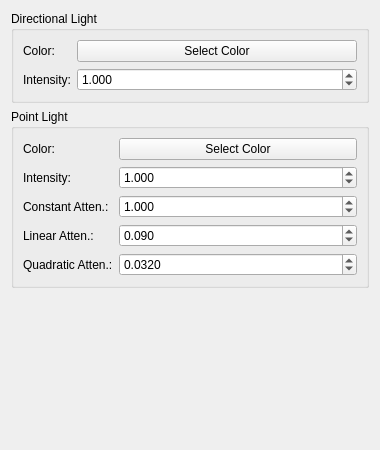
<?xml version="1.0" encoding="UTF-8"?>
<ui version="4.0">
    <author/>
    <comment/>
    <exportmacro/>
    <class>LightEditor</class>
    <widget class="QWidget" name="LightEditor">
        <property name="geometry">
            <rect>
                <x>0</x>
                <y>0</y>
                <width>380</width>
                <height>450</height>
            </rect>
        </property>
        <property name="windowTitle">
            <string>LightEditor</string>
        </property>
        <layout class="QVBoxLayout" name="verticalLayout_Main">
            <item>
                <widget class="QGroupBox" name="groupBoxDirectionalLight">
                    <property name="title">
                        <string>Directional Light</string>
                    </property>
                    <layout class="QFormLayout" name="formLayoutDir">
                        <item row="0" column="0">
                            <widget class="QLabel" name="labelDirColor">
                                <property name="text">
                                    <string>Color:</string>
                                </property>
                            </widget>
                        </item>
                        <item row="0" column="1">
                            <widget class="QPushButton" name="buttonColorDir">
                                <property name="text">
                                    <string>Select Color</string>
                                </property>
                                <property name="autoFillBackground">
                                    <bool>true</bool>
                                </property>
                                <property name="flat">
                                    <bool>false</bool>
                                </property>
                            </widget>
                        </item>
                        <item row="1" column="0">
                            <widget class="QLabel" name="labelDirIntensity">
                                <property name="text">
                                    <string>Intensity:</string>
                                </property>
                            </widget>
                        </item>
                        <item row="1" column="1">
                            <widget class="QDoubleSpinBox" name="doubleSpinBoxDirIntensity">
                                <property name="decimals">
                                    <number>3</number>
                                </property>
                                <property name="minimum">
                                    <double>0.0</double>
                                </property>
                                <property name="maximum">
                                    <double>10000.0</double>
                                </property>
                                <property name="singleStep">
                                    <double>0.1</double>
                                </property>
                                <property name="value">
                                    <double>1.0</double>
                                </property>
                            </widget>
                        </item>
                    </layout>
                </widget>
            </item>
            <item>
                <widget class="QGroupBox" name="groupBoxPointLight">
                    <property name="title">
                        <string>Point Light</string>
                    </property>
                    <layout class="QFormLayout" name="formLayoutPoint">
                        <item row="0" column="0">
                            <widget class="QLabel" name="labelPointColor">
                                <property name="text">
                                    <string>Color:</string>
                                </property>
                            </widget>
                        </item>
                        <item row="0" column="1">
                            <widget class="QPushButton" name="buttonColorPoint">
                                <property name="text">
                                    <string>Select Color</string>
                                </property>
                                <property name="autoFillBackground">
                                    <bool>true</bool>
                                </property>
                                <property name="flat">
                                    <bool>false</bool>
                                </property>
                            </widget>
                        </item>
                        <item row="1" column="0">
                            <widget class="QLabel" name="labelPointIntensity">
                                <property name="text">
                                    <string>Intensity:</string>
                                </property>
                            </widget>
                        </item>
                        <item row="1" column="1">
                            <widget class="QDoubleSpinBox" name="doubleSpinBoxPointIntensity">
                                <property name="decimals">
                                    <number>3</number>
                                </property>
                                <property name="minimum">
                                    <double>0.0</double>
                                </property>
                                <property name="maximum">
                                    <double>10000.0</double>
                                </property>
                                <property name="singleStep">
                                    <double>0.1</double>
                                </property>
                                <property name="value">
                                    <double>1.0</double>
                                </property>
                            </widget>
                        </item>
                        <item row="2" column="0">
                            <widget class="QLabel" name="labelPointConstant">
                                <property name="text">
                                    <string>Constant Atten.:</string>
                                </property>
                            </widget>
                        </item>
                        <item row="2" column="1">
                            <widget class="QDoubleSpinBox" name="doubleSpinBoxPointConstant">
                                <property name="decimals">
                                    <number>3</number>
                                </property>
                                <property name="minimum">
                                    <double>0.0</double>
                                </property>
                                <property name="maximum">
                                    <double>10.0</double>
                                </property>
                                <property name="singleStep">
                                    <double>0.01</double>
                                </property>
                                <property name="value">
                                    <double>1.0</double>
                                </property>
                            </widget>
                        </item>
                        <item row="3" column="0">
                            <widget class="QLabel" name="labelPointLinear">
                                <property name="text">
                                    <string>Linear Atten.:</string>
                                </property>
                            </widget>
                        </item>
                        <item row="3" column="1">
                            <widget class="QDoubleSpinBox" name="doubleSpinBoxPointLinear">
                                <property name="decimals">
                                    <number>3</number>
                                </property>
                                <property name="minimum">
                                    <double>0.0</double>
                                </property>
                                <property name="maximum">
                                    <double>2.0</double>
                                </property>
                                <property name="singleStep">
                                    <double>0.001</double>
                                </property>
                                <property name="value">
                                    <double>0.09</double>
                                </property>
                            </widget>
                        </item>
                        <item row="4" column="0">
                            <widget class="QLabel" name="labelPointQuadratic">
                                <property name="text">
                                    <string>Quadratic Atten.:</string>
                                </property>
                            </widget>
                        </item>
                        <item row="4" column="1">
                            <widget class="QDoubleSpinBox" name="doubleSpinBoxPointQuadratic">
                                <property name="decimals">
                                    <number>4</number>
                                </property>
                                <property name="minimum">
                                    <double>0.0</double>
                                </property>
                                <property name="maximum">
                                    <double>2.0</double>
                                </property>
                                <property name="singleStep">
                                    <double>0.001</double>
                                </property>
                                <property name="value">
                                    <double>0.032</double>
                                </property>
                            </widget>
                        </item>
                    </layout>
                </widget>
            </item>
            <item>
                <spacer name="verticalSpacer">
                    <property name="orientation">
                        <enum>Qt::Vertical</enum>
                    </property>
                    <property name="sizeHint" stdset="0">
                        <size>
                            <width>20</width>
                            <height>40</height>
                        </size>
                    </property>
                    <property name="sizeType">
                        <enum>QSizePolicy::Expanding</enum>
                    </property>
                </spacer>
            </item>
        </layout>
    </widget>
    <pixmapfunction/>
    <connections/>
</ui>
